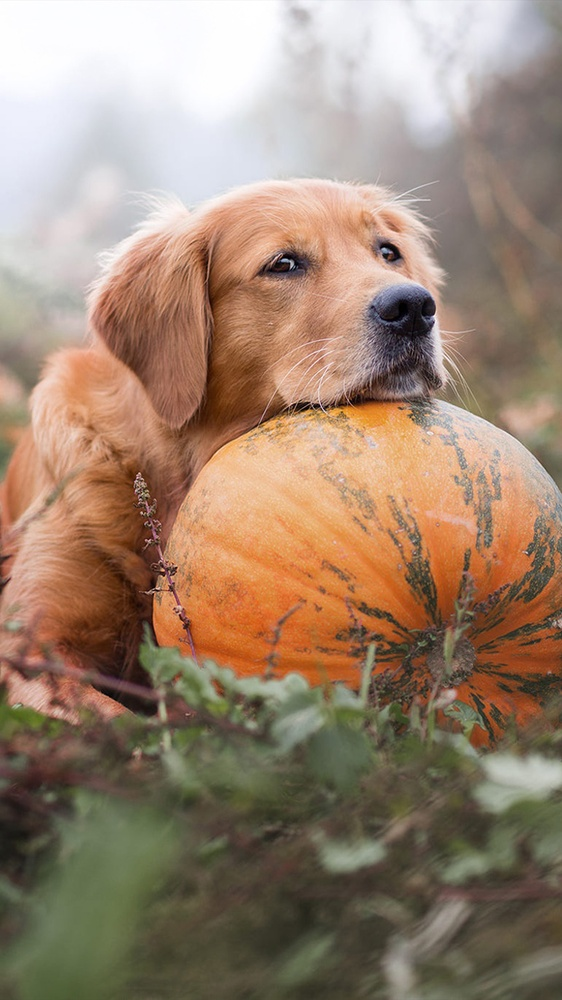
#> input picture format conversion from RGB_To_Gray, Gray_To_Binary, RGB_To_Binary/retriever.jpg, 562 x 1000 px, shrunk from 2160 x 3840 before the run
$ python assignment1.py
#> lines starting #> are read from the running program, lines starting #| are printed output that depends on the picture; after the words box and inside, x2 and y2 are one past the last pixel; in counts of white or black regions, pixels touching at a corner belong together
#> further down, img is the input picture: shape (1000, 562, 3); mean R, G, B 156.4, 133.2, 113.6
import numpy as np
import cv2
import matplotlib.pyplot as plt
import matplotlib.image as mpimg


def channelExtraction(img):
    row, col, chan = img.shape
#> row = 1000; col = 562; chan = 3

    rchan = np.zeros((row, col), dtype=np.uint8)
    gchan = np.zeros((row, col), dtype=np.uint8)
    bchan = np.zeros((row, col), dtype=np.uint8)

    for i, row in enumerate(img):
        for j, col in enumerate(row):
            r, g, b = col
            rchan[i, j] = r
            gchan[i, j] = g
            bchan[i, j] = b
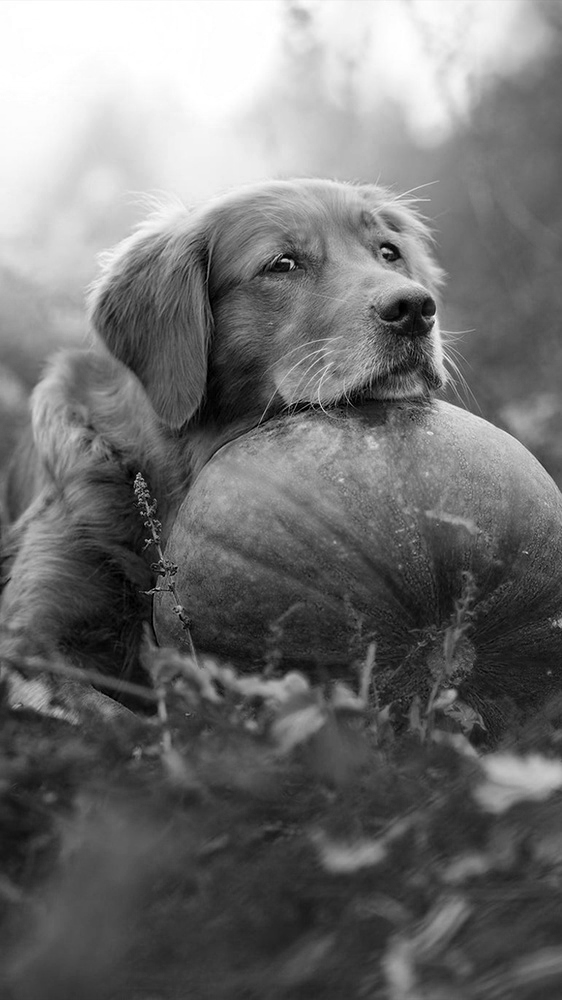
#> bchan: shape (1000, 562); min 0, max 255, mean 113.6
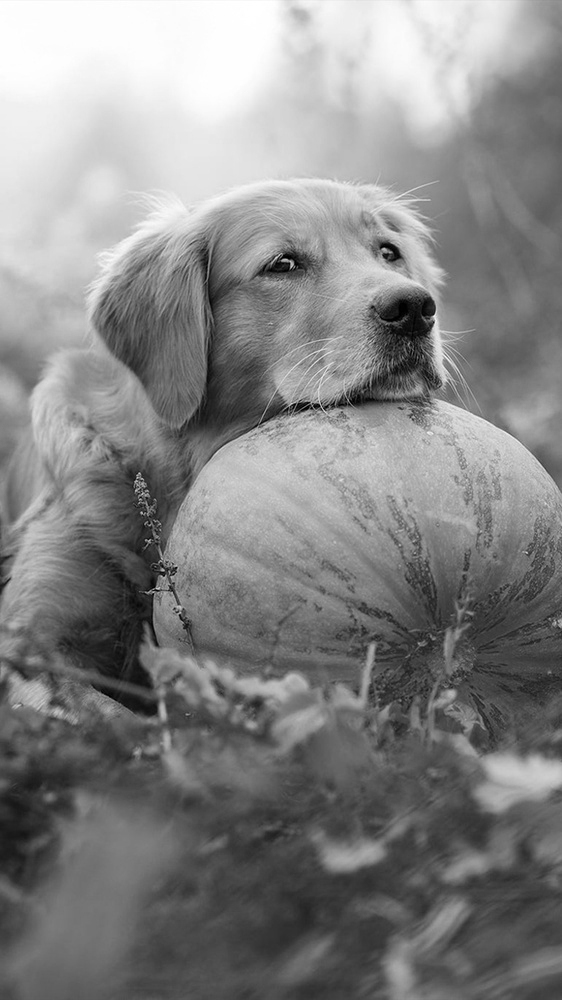
#> gchan: shape (1000, 562); min 0, max 255, mean 133.2
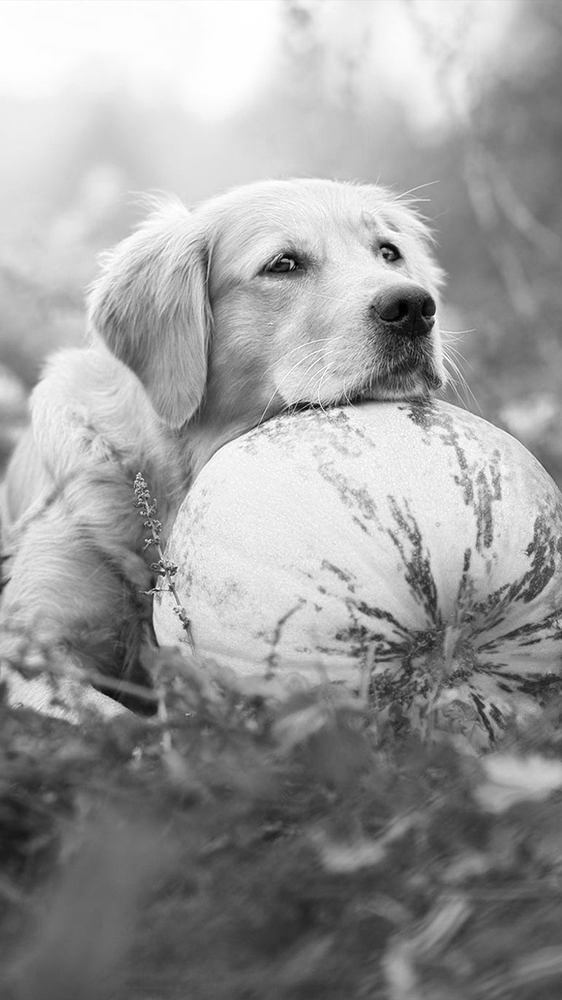
#> rchan: shape (1000, 562); min 0, max 255, mean 156.4

    return bchan, gchan, rchan


def rgb_to_grey(b, g, r):
    row, col = r.shape
#> row = 1000; col = 562
    grey_chan = np.zeros((row, col), dtype=np.uint8)

    for i in range(row):
        for j in range(col):
            grey_chan[i, j] = r[i, j] * 0.30 + g[i, j] * 0.59 + b[i, j] * 0.11
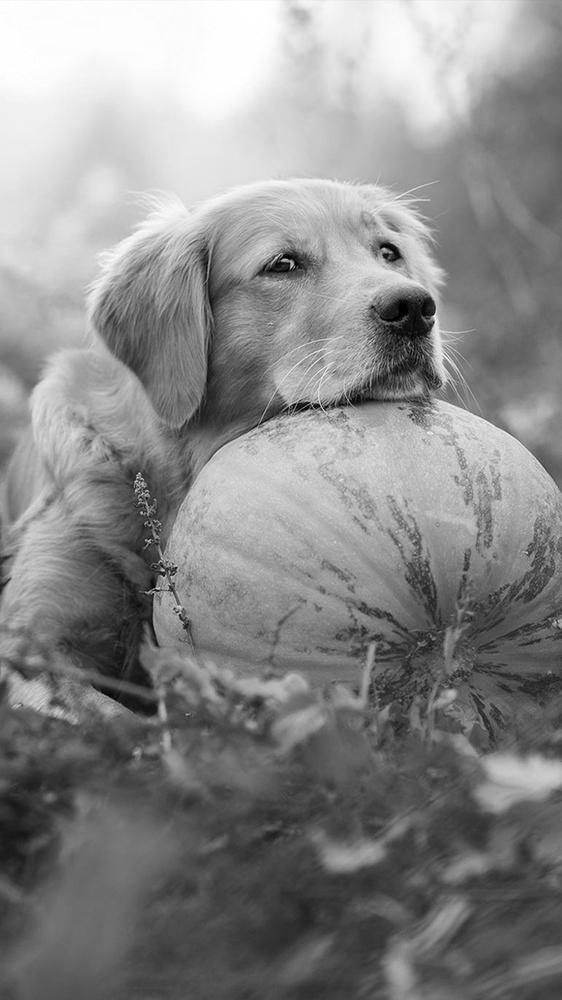
#> grey_chan: shape (1000, 562); min 0, max 255, mean 137.6

    return grey_chan


def grey_to_binary(grey_image):
    row, col = grey_image.shape
#> row = 1000; col = 562
    binary = np.zeros((row, col), dtype=np.uint8)
    for i in range(row):
        for j in range(col):
            if grey_image[i, j] > 150:
                binary[i, j] = 255
            else:
                binary[i, j] = 0
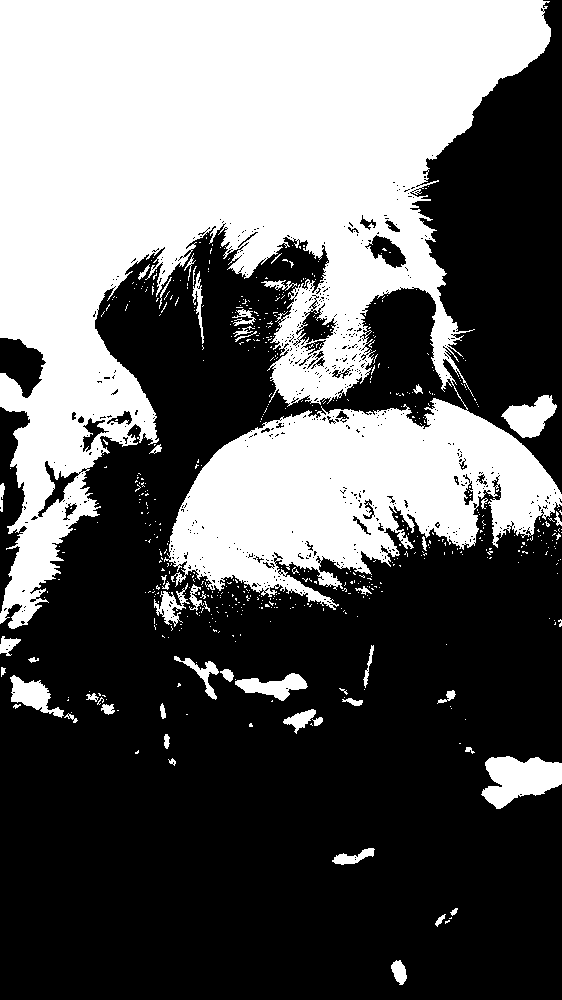
#> binary: shape (1000, 562); 39.7% white; 604 white regions (553 under 20 px), largest, box (x1, y1, x2, y2) and area: (0, 0, 562, 629) 210318, (481, 756, 562, 809) 2788, (501, 395, 557, 438) 1359
    return binary


def rgb_to_binary(b, g, r):
    row, col = r.shape
#> row = 1000; col = 562
    grey_image = np.zeros((row, col), dtype=np.uint8)

    for i in range(row):
        for j in range(col):
            grey_image[i, j] = r[i, j] * 0.30 + g[i, j] * 0.59 + b[i, j] * 0.11
    row1, col1 = grey_image.shape
#> row1 = 1000; col1 = 562
    binary = np.zeros((row1, col1), dtype=np.uint8)
    for i1 in range(row1):
        for j1 in range(col1):
            if grey_image[i1, j1] > 150:
                binary[i1, j1] = 255
            else:
                binary[i1, j1] = 0
    return binary


img = mpimg.imread('retriever.jpg')
b, g, r = channelExtraction(img)
greyimg = rgb_to_grey(b, g, r)
binary = grey_to_binary(greyimg)
binary1 = rgb_to_binary(b, g, r)

fig = plt.figure(figsize=(16, 10))
plt_x = 1
plt_y = 4
fig.add_subplot(plt_x, plt_y, 1)
plt.imshow(img)
plt.axis("off")
plt.title("original rgb image")

fig.add_subplot(plt_x, plt_y, 2)
plt.imshow(greyimg, cmap="gray")
plt.axis("off")
plt.title("grey image")

fig.add_subplot(plt_x, plt_y, 3)
plt.imshow(binary, cmap="gray")
plt.axis("off")
plt.title("binary image for grey")

fig.add_subplot(plt_x, plt_y, 4)
plt.imshow(binary1, cmap="gray")
plt.axis("off")
plt.title("binary image for rgb")

plt.show()
